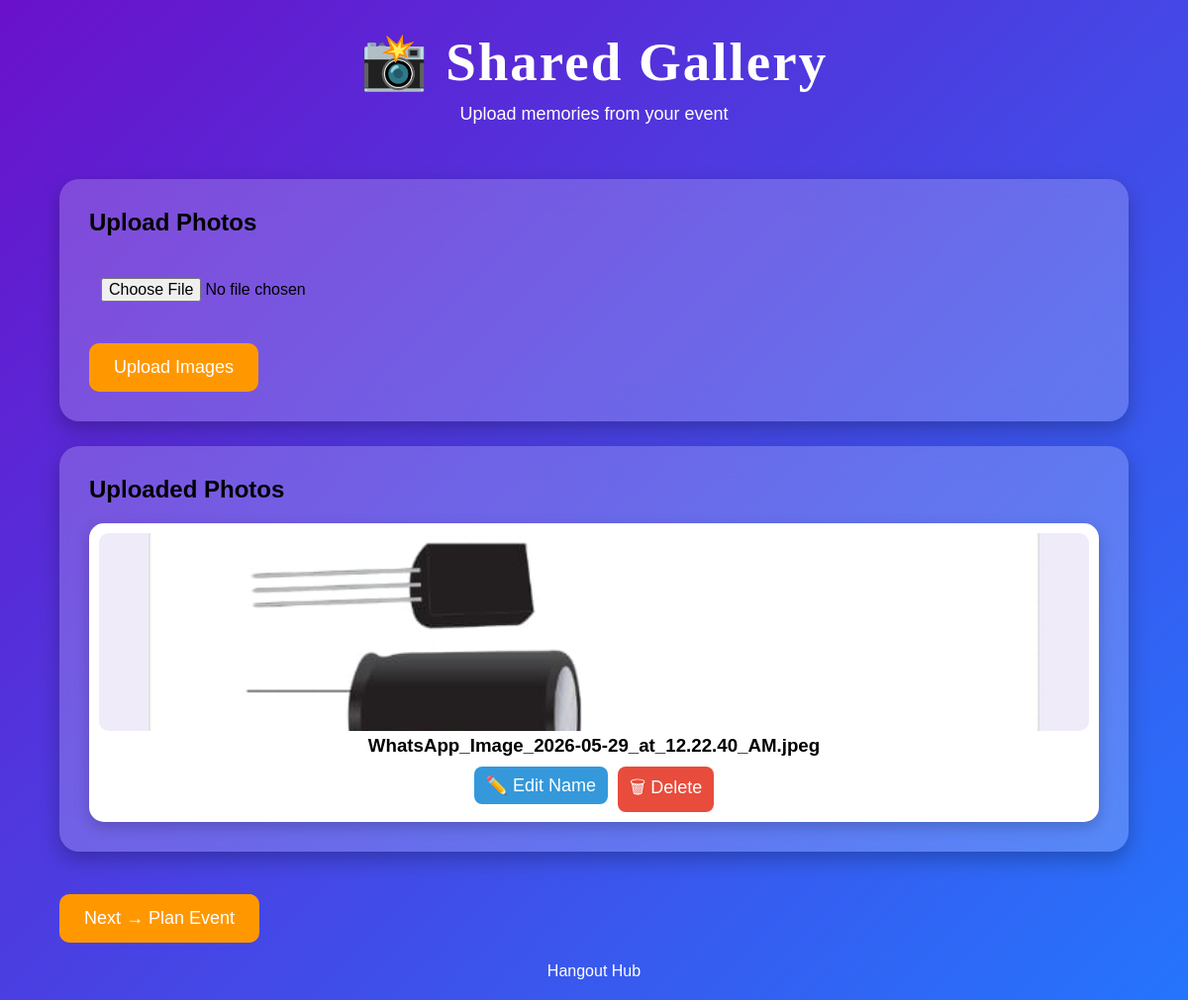
The page /gallery on the database its author committed.
### app.py (models this page shows)
class Image(db.Model):
    id = db.Column(db.Integer, primary_key=True)
    filename = db.Column(db.String(200), nullable=False)
    name = db.Column(db.String(200), default="Untitled Image")

### app.py (the view, shortened to what this page needs)
@app.route("/gallery", methods=["GET","POST"])
def gallery():
    images = Image.query.all()
    return render_template(
        "gallery.html",
        images=images
    )

### templates/gallery.html (shortened to what this page needs)
<!DOCTYPE html>
<html lang="en">
<head>
<link rel="stylesheet" href="{{ url_for('static', filename='style.css') }}">
</head>
<body>
<header>
<h1>📸 Shared Gallery</h1>
<p>Upload memories from your event</p>
</header>
<div class="container">
<div class="card">
<h2>Upload Photos</h2>
<form method="POST" enctype="multipart/form-data">
<div class="upload">
<input type="file" name="image">
</div>
<button type="submit">
Upload Images
</button>
</form>
</div>
<div class="card">
<h2>Uploaded Photos</h2>
<div class="gallery">
{% for image in images %}
<div class="photo">
<img src="{{ url_for('static', filename='uploads/' + image.filename) }}">
{% if image.name %}
<h3>{{ image.name }}</h3>
{% endif %}
<div class="action-btn">
<a href="{{ url_for('edit_image', image_id=image.id) }}">
<button class="edit-btn" type="button">
✏️ Edit Name
</button>
</a>
<a href="{{ url_for('delete_image', image_id=image.id) }}"
onclick="return confirm('Delete this image?')">
<button class="delete-btn" type="button">
🗑 Delete
</button>
</a>
</div>
</div>
{% endfor %}
</div>
</div>
<br>
<a href="/poll">
<button>
Next → Plan Event
</button>
</a>
</div>
<footer>
Hangout Hub
</footer>
</body>
</html>

### static/style.css (style rules this page uses)
* { margin:0; padding:0; box-sizing:border-box; font-family:'Poppins',sans-serif; }
body { background:linear-gradient(135deg,#6a11cb,#2575fc); min-height:100vh; }
header { text-align:center; color:white; padding:30px; }
header h1 { font-size:55px; font-family:cursive; letter-spacing:2px; }
header p { margin-top:10px; font-size:18px; }
.container { width:90%; max-width:1200px; margin:auto; }
.card { background:rgba(255,255,255,0.2); backdrop-filter:blur(15px); border-radius:20px; padding:30px; margin:25px 0; box-shadow:0 8px 20px rgba(0,0,0,0.25); }
input, textarea, select { width:100%; padding:12px; margin:10px 0; border:none; border-radius:10px; font-size:16px; }
button { background:#ff9800; color:white; border:none; padding:14px 25px; border-radius:10px; font-size:18px; cursor:pointer; transition:0.3s; }
.gallery { display:grid; grid-template-columns:repeat(auto-fit,minmax(220px,1fr)); gap:20px; }
.gallery img { width:100%; height:220px; object-fit:cover; border-radius:15px; }
footer { text-align:center; color:white; padding:20px; font-size:16px; }
a { text-decoration:none; }

### templates/gallery.html (style rules this page uses)
.gallery { display:grid; grid-template-columns:repeat(auto-fit,minmax(220px,1fr)); gap:20px; margin-top:20px; }
.photo { background:white; padding:10px; border-radius:15px; box-shadow:0 5px 15px rgba(0,0,0,.2); text-align:center; }
.photo img { width:100%; height:200px; object-fit:cover; border-radius:10px; }
.upload { margin:20px 0; }
.action-btn { display:flex; justify-content:center; gap:10px; margin-top:10px; }
.action-btn button { padding:8px 12px; border:none; border-radius:8px; cursor:pointer; }
.edit-btn { background:#3498db; color:white; }
.delete-btn { background:#e74c3c; color:white; }

### rows shown on the page
Image: filename (picture), name "WhatsApp_Image_2026-05-29_at_12.22.40_AM.jpeg"
